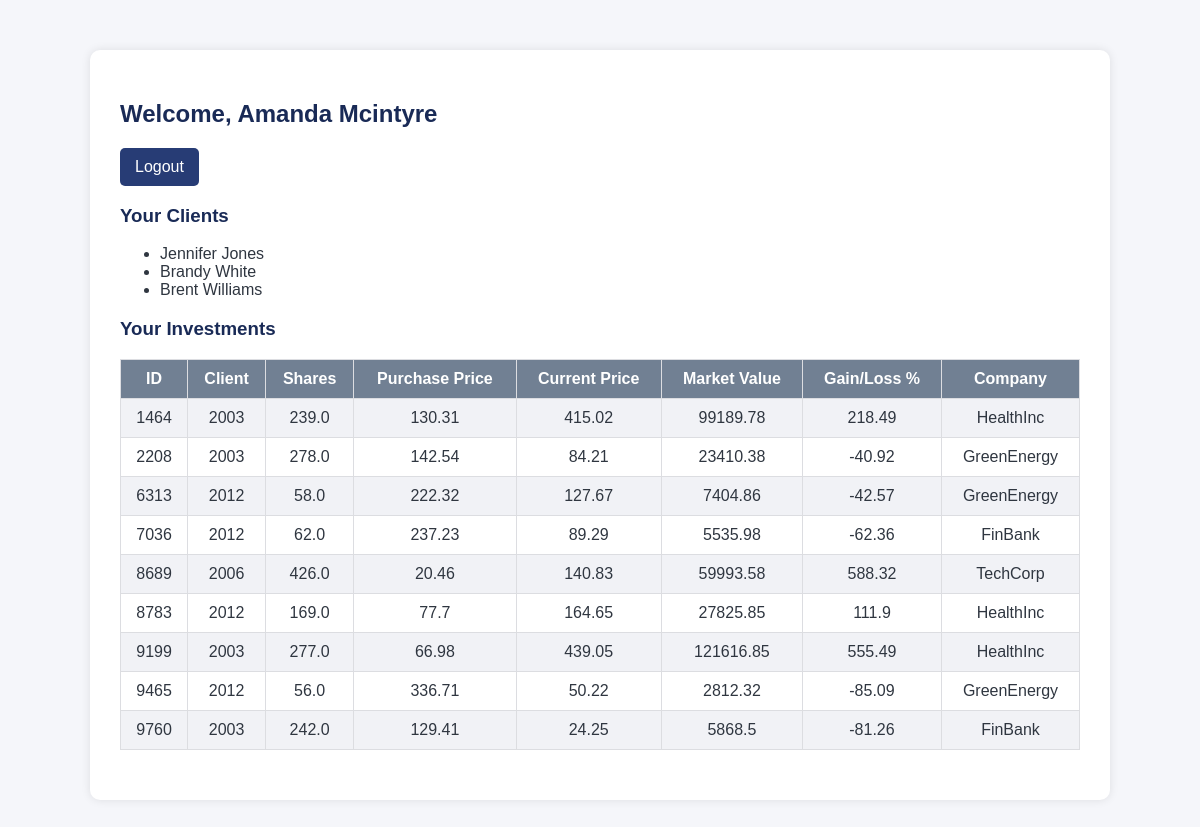
The app's page /employee_dashboard (signed in) with its own data.
### models.py (models this page shows)
class Employee(Base):
    __tablename__ = "employees"
    employee_id = Column(Integer, primary_key=True, index=True)
    first_name = Column(String)
    last_name = Column(String)
    date_of_birth = Column(Date)
    gender = Column(String)
    work_email = Column(String, unique=True)
    password_hash = Column(String)
    phone_number = Column(String)
    address = Column(String)
    start_date = Column(Date)
    job_title = Column(String)
    base_salary = Column(Float)
    commission_rate = Column(Float)
    license_number = Column(String)
    license_expiry_date = Column(Date)
    manager_id = Column(Integer, ForeignKey("employees.employee_id"), nullable=True)  # Managers can be null
    clients = relationship("Client", back_populates="advisor")
    investments = relationship("Investment", back_populates="advisor")

class Client(Base):
    __tablename__ = "clients"
    client_id = Column(Integer, primary_key=True, index=True)
    first_name = Column(String)
    last_name = Column(String)
    date_of_birth = Column(Date)
    gender = Column(String)
    marital_status = Column(String)
    email = Column(String, unique=True)
    password_hash = Column(String)
    phone_number = Column(String)
    address = Column(String)
    employment_status = Column(String)
    annual_income = Column(Float)
    risk_tolerance = Column(String)
    advisor_id = Column(Integer, ForeignKey("employees.employee_id"))
    advisor = relationship("Employee", back_populates="clients")
    investments = relationship("Investment", back_populates="client")

class Investment(Base):
    __tablename__ = "investments"
    investment_id = Column(Integer, primary_key=True, index=True)
    client_id = Column(Integer, ForeignKey("clients.client_id"))
    advisor_id = Column(Integer, ForeignKey("employees.employee_id"))
    company_id = Column(Integer, ForeignKey("companies.company_id"))
    date = Column(Date)
    shares_purchased = Column(Float)
    purchase_price_per_share = Column(Float)
    broker_fees = Column(Float)
    current_price = Column(Float)
    market_value = Column(Float)
    gain_loss_percent = Column(Float)
    exit_date = Column(Date, nullable=True)
    client = relationship("Client", back_populates="investments")
    advisor = relationship("Employee", back_populates="investments")
    company = relationship("Company", back_populates="investments")

class Company(Base):
    __tablename__ = "companies"
    company_id = Column(Integer, primary_key=True, index=True)
    company_name = Column(String, nullable=False)
    abbreviation = Column(String)
    isin = Column(String)
    industry = Column(String)
    country = Column(String)
    company_type = Column(String)
    market_cap = Column(Float)
    revenue = Column(Float)
    earnings_per_share = Column(Float)
    target_price = Column(Float)
    investments = relationship("Investment", back_populates="company")

### app.py (the view)
@app.route("/employee_dashboard")
def employee_dashboard():
    if session.get("user_type") != "employee":
        return redirect(url_for("login"))
    db = SessionLocal()
    employee = db.query(Employee).get(session["user_id"])
    clients = db.query(Client).filter(Client.advisor_id == employee.employee_id).all()
    investments = db.query(Investment).filter(Investment.advisor_id == employee.employee_id).all()
    for inv in investments:
        inv.company = db.query(Company).get(inv.company_id)
    return render_template("employee_dashboard.html",
                           employee=employee,
                           clients=clients,
                           investments=investments)

### templates/employee_dashboard.html (shortened to what this page needs)
<!DOCTYPE html>
<html>
<head>
    <link rel="stylesheet" href="{{ url_for('static', filename='style.css') }}">
</head>
<body>
    <div class="container">
        <h2>Welcome, {{ employee.first_name }} {{ employee.last_name }}</h2>
        <a href="{{ url_for('logout') }}">Logout</a>
        <h3>Your Clients</h3>
        <ul>
            {% for client in clients %}
            <li>{{ client.first_name }} {{ client.last_name }}</li>
            {% endfor %}
        </ul>
        <h3>Your Investments</h3>
        <table>
            <tr>
                <th>ID</th>
                <th>Client</th>
                <th>Shares</th>
                <th>Purchase Price</th>
                <th>Current Price</th>
                <th>Market Value</th>
                <th>Gain/Loss %</th>
                <th>Company</th>
            </tr>
            {% for investment in investments %}
            <tr>
                <td>{{ investment.investment_id }}</td>
                <td>{{ investment.client_id }}</td>
                <td>{{ investment.shares_purchased }}</td>
                <td>{{ investment.purchase_price_per_share }}</td>
                <td>{{ investment.current_price }}</td>
                <td>{{ investment.market_value }}</td>
                <td>{{ investment.gain_loss_percent }}</td>
                <td>{{ investment.company.company_name if investment.company else "N/A" }}</td>
            </tr>
            {% else %}
            <tr><td colspan="8">No investments found</td></tr>
            {% endfor %}
        </table>
    </div>
</body>
</html>

### static/style.css (style rules this page uses)
body { font-family: Arial, sans-serif; background-color: #f5f6fa; color: #2f3640; margin: 0; padding: 0; }
.container { width: 80%; margin: 50px auto; background: #fff; padding: 30px; border-radius: 10px; box-shadow: 0 0 10px rgba(0,0,0,0.1); }
h2, h3 { color: #192a56; }
table { width: 100%; border-collapse: collapse; margin-bottom: 20px; }
table, th, td { border: 1px solid #dcdde1; }
th, td { padding: 10px; text-align: center; }
th { background-color: #718093; color: white; }
tr:nth-child(even) { background-color: #f1f2f6; }
a { display: inline-block; padding: 10px 15px; background-color: #273c75; color: white; text-decoration: none; border-radius: 5px; }

### records on screen
Employee: first_name "Amanda", last_name "Mcintyre"
Client: first_name "Jennifer", last_name "Jones"
Client: first_name "Brandy", last_name "White"
Client: first_name "Brent", last_name "Williams"
Investment: investment_id "1464", client_id "2003", shares_purchased "239.0", purchase_price_per_share "130.31", current_price "415.02", market_value "99189.78", gain_loss_percent "218.49", company "HealthInc"
Investment: investment_id "2208", client_id "2003", shares_purchased "278.0", purchase_price_per_share "142.54", current_price "84.21", market_value "23410.38", gain_loss_percent "-40.92", company "GreenEnergy"
Investment: investment_id "6313", client_id "2012", shares_purchased "58.0", purchase_price_per_share "222.32", current_price "127.67", market_value "7404.86", gain_loss_percent "-42.57", company "GreenEnergy"
Investment: investment_id "7036", client_id "2012", shares_purchased "62.0", purchase_price_per_share "237.23", current_price "89.29", market_value "5535.98", gain_loss_percent "-62.36", company "FinBank"
Investment: investment_id "8689", client_id "2006", shares_purchased "426.0", purchase_price_per_share "20.46", current_price "140.83", market_value "59993.58", gain_loss_percent "588.32", company "TechCorp"
Investment: investment_id "8783", client_id "2012", shares_purchased "169.0", purchase_price_per_share "77.7", current_price "164.65", market_value "27825.85", gain_loss_percent "111.9", company "HealthInc"
Investment: investment_id "9199", client_id "2003", shares_purchased "277.0", purchase_price_per_share "66.98", current_price "439.05", market_value "121616.85", gain_loss_percent "555.49", company "HealthInc"
Investment: investment_id "9465", client_id "2012", shares_purchased "56.0", purchase_price_per_share "336.71", current_price "50.22", market_value "2812.32", gain_loss_percent "-85.09", company "GreenEnergy"
Investment: investment_id "9760", client_id "2003", shares_purchased "242.0", purchase_price_per_share "129.41", current_price "24.25", market_value "5868.5", gain_loss_percent "-81.26", company "FinBank"
